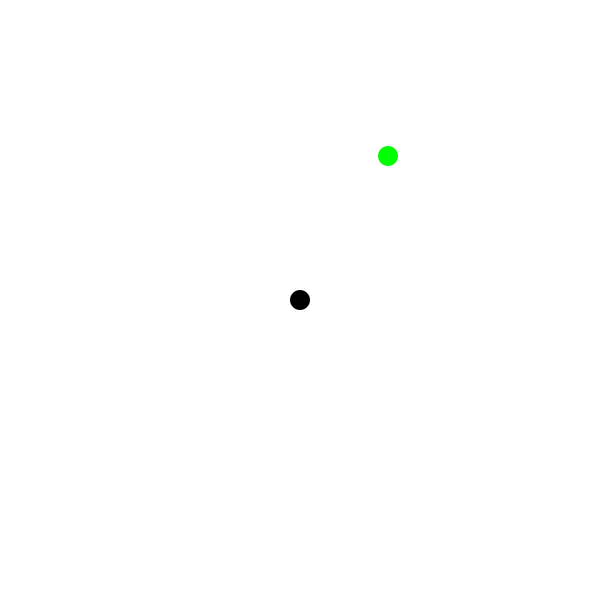
Frame 1 (no input)
Frame 60 (the mouse pressed at the canvas centre just before this capture): identical to frame 1, image omitted
Frame 120 (the mouse held since frame 60 and released just before this capture): identical to frame 1, image omitted

The Processing sketch that drew this single still picture (run headless with seeded random() and noise(); from frame 60 on, the mouse is pressed at the canvas centre):

// Processing sketch: Agario
// ── Agario.pde
int x, y, size;
int cellx, celly;

void setup () {
  size (600, 600);
  x = width / 2;
  y = height / 2;

  cellx = round(random(0, width));
  celly = round(random(0, height));

  size = 20;

  noStroke();
}

void draw () {
  background(255);

  fill(0, 255, 0);
  ellipse(cellx, celly, 20, 20);

  if (dist(x, y, cellx, celly) < 20) { 
    size = size + 10;
    cellx = round(random(0, width));
    celly = round(random(0, height));
  }

  fill(0);
  ellipse(x, y, size, size);

  if (key == 'w') y = y - 4;
  if (key == 's') y = y + 4;
  if (key == 'a') x = x - 4;
  if (key == 'd') x = x + 4;

  fill(random(0, 255), random(0, 255), random(0, 255));
}
